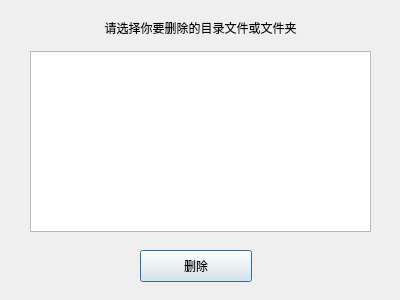
<?xml version="1.0" encoding="UTF-8"?>
<ui version="4.0">
 <class>dialog_delete_data</class>
 <widget class="QDialog" name="dialog_delete_data">
  <property name="geometry">
   <rect>
    <x>0</x>
    <y>0</y>
    <width>400</width>
    <height>300</height>
   </rect>
  </property>
  <property name="windowTitle">
   <string>Dialog</string>
  </property>
  <widget class="QLabel" name="label">
   <property name="geometry">
    <rect>
     <x>20</x>
     <y>20</y>
     <width>361</width>
     <height>16</height>
    </rect>
   </property>
   <property name="text">
    <string>请选择你要删除的目录文件或文件夹</string>
   </property>
   <property name="alignment">
    <set>Qt::AlignCenter</set>
   </property>
  </widget>
  <widget class="QListView" name="lv_fileLists">
   <property name="geometry">
    <rect>
     <x>30</x>
     <y>51</y>
     <width>341</width>
     <height>181</height>
    </rect>
   </property>
  </widget>
  <widget class="QPushButton" name="pushButton">
   <property name="geometry">
    <rect>
     <x>140</x>
     <y>250</y>
     <width>112</width>
     <height>32</height>
    </rect>
   </property>
   <property name="text">
    <string>删除</string>
   </property>
  </widget>
 </widget>
 <resources/>
 <connections/>
</ui>
